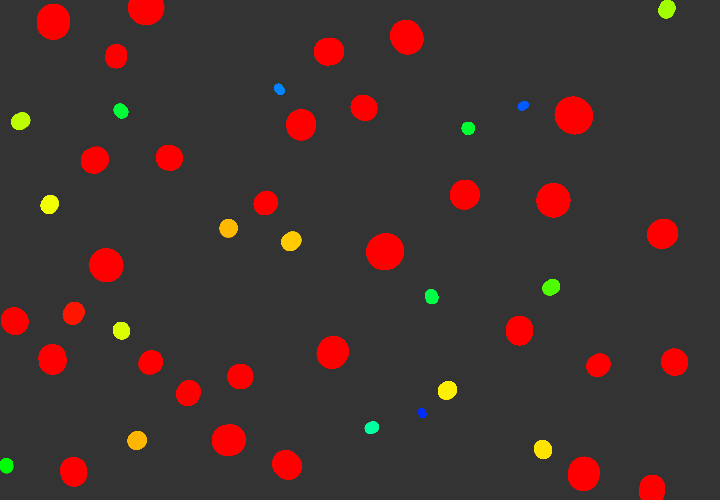
Frame 1 (no input)
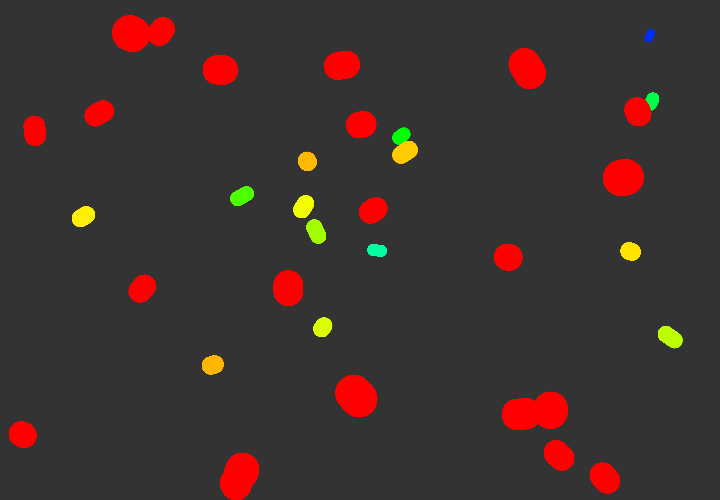
Frame 60 (the mouse pressed at the canvas centre just before this capture)
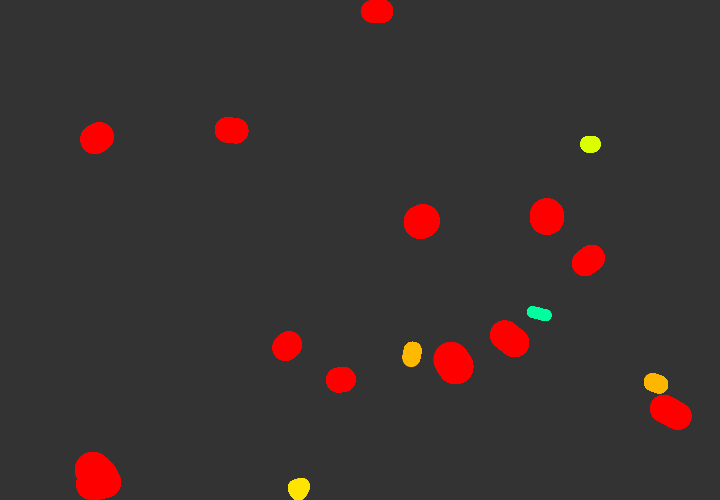
Frame 120 (the mouse held since frame 60 and released just before this capture)

The Processing sketch that drew these frames (run headless with seeded random() and noise(); from frame 60 on, the mouse is pressed at the canvas centre):

// Processing sketch: bouncing
// ── bouncing.pde
float frequency = 0.5;
ArrayList<Circle> circles = new ArrayList<Circle>();
PVector gravity = new PVector(0, 0.1);

void setup() {
  size(720, 500);
  noStroke();
  colorMode(HSB, 1);
  for (int i = 0; i < 100; i++) {
    boolean overlapping = false;
    Circle circle = new Circle(i);

    for (int j = 0; j < circles.size(); j++) {
      Circle other = circles.get(j);
      float d = dist(circle.pos.x, circle.pos.y, other.pos.x, other.pos.y);
      if (d < circle.r + other.r) {
        overlapping = true;
        break;
      }
    }

    if (!overlapping) {
      circles.add(circle);
    }
  }
}

void draw() {
  background(0, 0, 0.2);
  for (int i = 0; i < 10; i++) {
    boolean overlapping = false;
    Circle circle = new Circle(i);

    for (int j = 0; j < circles.size(); j++) {
      Circle other = circles.get(j);
      float d = dist(circle.pos.x, circle.pos.y, other.pos.x, other.pos.y);
      if (d < circle.r + other.r) {
        overlapping = true;
        break;
      }
    }

    if (!overlapping) {
      for (Circle c : circles) {
        c.applyForce(gravity);
        c.update();
        c.display();
      }
    }
  }
}

// ── Circle.pde
class Circle {
  PVector pos;
  PVector vel;
  PVector acc;
  float r;
  float mass;
  

  Circle(int i) {
    pos = new PVector (random(width), random(height));
    vel = new PVector (random (-3, 3), random(-3, 3));
    acc = new PVector (0, 0);
    r = noise(i*frequency, 10)*50;
    mass = random(15, 50);
  }

  void update() {
    vel.add(acc);
    pos.add(vel);
    acc.mult(0);

    if (pos.x < r/2) {
      pos.x = r/2;
      vel.x *= -1;
    } else if (pos.x > width - r/2) {
      pos.x = width - r/2;
      vel.x *= -1;
    }

    if (pos.y > height - r/2) {
      pos.y = height - r/2;
      vel.y *= -1;
    }
  }

  void display() {
    for (int i = 0; i < circles.size(); i++) {
      float h = map(circles.get(i).r, 0, 20, 1, 0);
      float s = 1.;
      float b = 1.;
      fill(h, s, b);
      ellipse(circles.get(i).pos.x, circles.get(i).pos.y, circles.get(i).r, circles.get(i).r);
    }
  }

  void applyForce(PVector force) {
    PVector f = PVector.div(force, mass);
    acc.add(f);
  }
}
